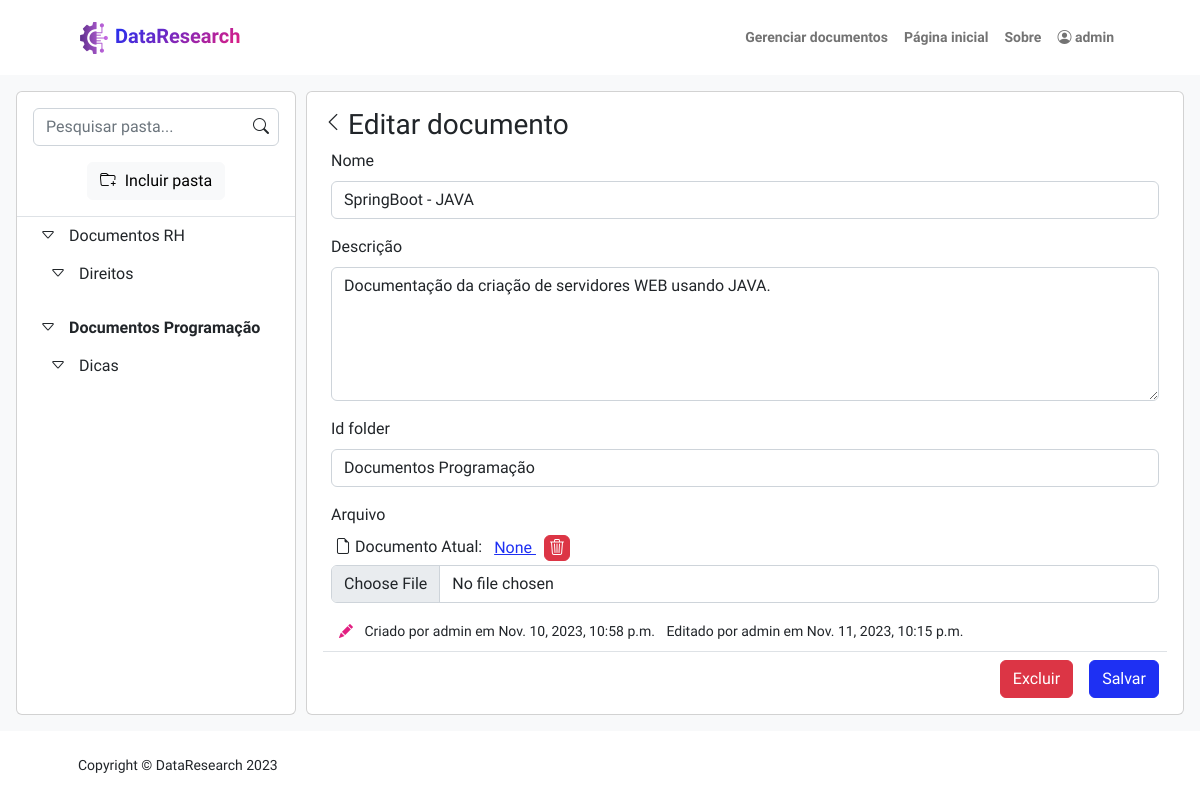
The app's page /documents/edit/40 (signed in) with its own data.
### documents/models.py (models this page shows, shortened)
class Folder(models.Model):
    id = models.AutoField(verbose_name="Sequência", primary_key=True, auto_created=True)
    name = models.CharField(verbose_name='Nome', max_length=50)
    id_parent_dir = models.ForeignKey('self', on_delete=models.CASCADE, null=True, blank=True)
    def __str__(self):
        return self.name
    def create_folder_tree():
        def get_child(parent):
            children = Folder.objects.all().filter(id_parent_dir=parent['id'])
            for child in children:
                if ('children' not in parent):
                    parent['children'] = []
                parent['children'].append(get_child({'id': child.id, 'name': child.name, 'parent': parent['id']}))
            return parent
        directories = Folder.objects.all().filter(id_parent_dir=None)
        dirTree = []
        for dir in directories:
            dirTree.append(get_child({'id': dir.id, 'name': dir.name, 'parent': None}))
        return dirTree

class File(models.Model):
    def file_directory_path(instance, filename):
        return f"{instance.user_created}/{filename}"
    id = models.AutoField(verbose_name="Seq.", primary_key=True, auto_created=True)
    name = models.CharField(verbose_name='Nome', max_length=255)
    file = models.FileField(verbose_name='Arquivo', upload_to=file_directory_path)
    description = models.TextField(verbose_name='Descrição', max_length=255)
    id_folder = models.ForeignKey(Folder, on_delete=models.PROTECT, verbose_name='Pasta', related_name='pasta')
    dt_created = models.DateTimeField(verbose_name='Data de criação', auto_now_add=True, null=True)
    dt_updated = models.DateTimeField(verbose_name='Data de atualização', auto_now=True, null=True)
    user_created = models.ForeignKey(User, on_delete= models.CASCADE, verbose_name='Criado por: ', related_name='usuario_criacao', null=True)
    user_updated = models.ForeignKey(User, on_delete= models.CASCADE, verbose_name='Atualizado por: ', related_name='usuario_atualizacao', null=True)
    def filename(self):
        if not self.file or not os.path.isfile(self.file.path):
            return None
        return os.path.basename(self.file.name)

### documents/views.py (the view)
# urls.py: path('edit/<int:pk>', views.document_add_edit, name='edit'),
@login_required(redirect_field_name="users:login")
def document_add_edit(request, pk = None):
    if request.POST or request.FILES:
        result = {
            'saved': False
        }
        if (pk is None):
            form = FileForm(data = request.POST)
        else:
            documentModel = get_object_or_404(File, pk=pk)
            form = FileForm(data = request.POST, instance= documentModel)
        if (form.is_valid()):
            try:
                document = form.save(commit=False)
                if (request.POST.get('delete_file') == 'true'):
                    if document.file:
                        if os.path.isfile(document.file.path):
                            os.remove(document.file.path)
                            document.file = None
                filepath = request.FILES.get('file', False)
                if (filepath):
                    if (not filepath.name.upper().endswith('PDF')):
                        result['error'] = 'O arquivo não é um PDF.'
                        return JsonResponse(result)
                    document.file = filepath
                if (document.pk):
                    document.user_updated = request.user
                else:
                    document.user_created = request.user
                document.save()
                OpenIAService().appendInstance(document)
                if (filepath):
                    OpenIAService().appendFile(document)
                result['saved'] = True
            except Exception as a:
                result['error'] = str(a)
            return JsonResponse(result)
    else:
        if (pk is None):
            form = FileForm()
            setattr(form, 'form_url', '/documents/add/')
            setattr(form, 'form_title', 'Adicionar documento ')
        else:
            documentModel = get_object_or_404(File, pk=pk)
            form = FileForm(instance = documentModel)
            setattr(form, 'form_url', f'/documents/edit/{pk}')
            setattr(form, 'form_title', 'Editar documento ')
    return render(request, "documents/add_edit.html", {"form": form, 'folders': Folder.create_folder_tree(), 'folders_list' : Folder.objects.all()})

### documents/forms.py
class FileForm(forms.ModelForm ):
    id = forms.CharField(max_length=255, widget=forms.HiddenInput(), required=False)
    name = forms.CharField(label='Nome', max_length=255)
    description = forms.CharField(label='Descrição', max_length=255, widget= forms.Textarea(attrs={'rows':5}))
    file = forms.FileField(label='Arquivo', required=False)
    id_folder = forms.ModelChoiceField(queryset=Folder.objects.all())
    class Meta:
        model = File
        exclude = ['dt_created', 'dt_updated', 'user_created', 'user_updated']
    field_order = ['id','name', 'description', 'id_folder', 'file']

### documents/templatetags/controllForms.py (called while the page is built)
@register.filter('input_type')
def input_type(ob):
    return ob.field.widget.__class__.__name__

@register.filter(name='add_classes')
def add_classes(value, arg):
    css_classes = value.field.widget.attrs.get('class', '')
    if css_classes:
        css_classes = css_classes.split(' ')
    else:
        css_classes = []
    args = arg.split(' ')
    for a in args:
        if a not in css_classes:
            css_classes.append(a)
    return value.as_widget(attrs={'class': ' '.join(css_classes)})

### documents/templates/documents/add_edit.html (shortened to what this page needs)
{% extends "BuscaSemantica/base.html" %}
{% block content %}
{% load controllForms %}
    <div class="p-3 bg-light h-100">
        <div class="d-flex flex-row h-100">
            <div class="card d-flex flex-column flex-shrink-0 h-100" style="margin-right: 10px; width: 280px;">
                {% include "documents/folder-tree/folder-tree.html" with folder_tree=folders %}
            </div>
            <div class="card d-flex flex-column flex-shrink-0 p-3 h-100" style="width: calc(100% - 290px);">
                <div class='d-flex flex-row'>
                    <a class="nav-link" href="{% url 'documents:list' %}"><i class="bi bi-chevron-left" style="font-size: 1.25rem;margin-right:5px"></i></a>
                    <h3>{{form.form_title}}</h3>
                </div>
                <form id='form_document' style="height: calc(100% - 38px);" class=' d-flex flex-column' enctype="multipart/form-data">
                    <div class="overflow-auto border-bottom px-2 h-100" >
                        {% for field in form %}
                            {% if field|input_type == 'HiddenInput' %}
                                {{field}}
                            {% elif field.name == 'file'  %}
                                <div class="mb-3">
                                    <label for="{{field.name}}" class="form-label">{{field.label}}</label>
                                    {% if form.instance.file %}
                                    <div class='d-flex flex-row mb-1'>
                                        <i class="bi bi-file-earmark mx-1 text-decoration-none"> </i>
                                        <div class=''>
                                            <span> Documento Atual: </span>
                                            <a class="mx-2" href="/media/{{form.instance.file}}" download> {{form.instance.filename}} </a>
                                            <button type="button" data-bs-toggle="button" id="delete-file" class=" p-0 px-1 btn btn-danger">
                                                <i class="bi bi-trash3"></i>
                                            </button>
                                        </div>
                                    </div>
                                    {% endif %}
                                    <input type="file" accept="application/pdf" name="file" class="form-control" id="id_file">
                                </div>
                            {% else %}
                            <div class="mb-3">
                                <label for="{{field.name}}" class="form-label">{{field.label}}</label>
                                {{field|add_classes:'form-control'}}
                            </div>
                            {% endif %}
                        {% endfor %}
                        <p class="card-text">
                            <small class="text-body-secondary">
                                {% if form.instance.pk %}
                                <i class="bi bi-pencil-fill text-secondary px-2"></i>
                                <span>Criado por {{form.instance.user_created}} em {{form.instance.dt_created}} </span>
                                    {% if form.instance.user_updated %}
                                        <span class='mx-2'>Editado por {{form.instance.user_updated}} em {{form.instance.dt_updated}} </span>
                                    {% endif %}
                                {% endif %}
                            </small>
                        </p>
                    </div>
                    <div class='d-flex flex-row-reverse'>
                        <button type="submit" class="btn mt-2 mx-2 btn-primary">Salvar</button>
                        {% if form.instance.pk %}
                        <button type="button" data-bs-toggle="modal" data-bs-target="#delete_document" class="btn mt-2 mx-2 btn-danger">Excluir</button>
                        {% endif %}
                    </div>
                </form>
            </div>
        </div>
    </div>
{% endblock %}

### BuscaSemantica/templates/BuscaSemantica/base.html (shortened to what this page needs)
{% load static %}
<!DOCTYPE html>
<html lang="en">
    <head>
        <link href="https://cdn.jsdelivr.net/npm/bootstrap-icons@1.8.1/font/bootstrap-icons.css" rel="stylesheet" />
        <link href="{% static 'BuscaSemantica/css/style.css' %}" rel="stylesheet" />
    </head>
    <body class="d-flex flex-column h-100">
        <nav class="navbar navbar-expand-lg navbar-light bg-white py-3 ">
            <div class="container px-5">
                <a class="navbar-brand" href="/">
                    <img class="img-fluid" src="{% static 'BuscaSemantica/assets/logo_2.png' %}" alt="..." />
                    <span class="fw-bolder text-gradient">DataResearch</span>
                </a>
                <div class="collapse navbar-collapse" id="navbarSupportedContent">
                    <ul class="navbar-nav ms-auto mb-2 mb-lg-0 small fw-bolder">
                        {% if user.is_authenticated %}
                        <li class="nav-item">
                            <a class="nav-link" href="{% url 'documents:list' %}">
                                Gerenciar documentos
                            </a>
                        </li>
                        {% endif %}
                        <li class="nav-item"><a class="nav-link" href="/">Página inicial</a></li>
                        <li class="nav-item"><a class="nav-link" href="{% if user.is_authenticated %}/about/{% endif %}#about">Sobre</a></li>
                        {% if not user.is_authenticated %}
                        <li class="nav-item"><a class="nav-link" href="{% url 'users:login' %}">Entrar</a></li>
                        {% else %}
                        <li class="nav-item dropdown">
                            <a class="nav-link bi-person-circle" type="button" id="dropdownMenu2" data-bs-toggle="dropdown" aria-expanded="false">
                                {{user.get_username}}
                            </a>
                        {% endif %}
                    </ul>
                </div>
            </div>
        </nav>
        <main class="flex-shrink-0" style="height: calc(100% - 144px);">
            {% block content %}
			{% endblock%}
        </main>
        <footer class="bg-white py-4 mt-auto">
            <div class="container px-5">
                <div class="row align-items-center justify-content-between flex-column flex-sm-row">
                    <div class="col-auto"><div class="small m-0">Copyright &copy; DataResearch 2023</div></div>
                </div>
            </div>
        </footer>
    </body>
</html>

### documents/templates/documents/folder-tree/folder-tree-item.html
    {% for child in item %}
    <li class="mb-1" style='margin-left:10px'>
        <div class="dropdown-context-menu tree-item d-flex flex-row align-items-center" data-id="{{child.id}}" data-name="{{child.name}}" data-parent="{{child.parent|default_if_none:''}}" >
            <button class="btn btn-toggle align-items-center rounded " data-bs-toggle="collapse" data-bs-target="#folder-{{child.id}}" aria-expanded="false">
                <i class="bi bi-caret-right"></i>
            </button>
            <span role="button" class='selection-element d-flex w-100'>{{child.name}}</span>
        </div>
        <div class="collapse show" id="folder-{{child.id}}">
            <ul class="list-unstyled btn-toggle-nav fw-normal pb-1">
            {% if child.children is not None %}
                {%include "documents/folder-tree/folder-tree-item.html" with item=child.children %}
            {% endif %}
            </ul>
        </div>
    </li>
    {% endfor %}

### records on screen
Folder: name "Documentos RH"
Folder: name "Direitos"
Folder: name "Documentos Programação"
Folder: name "Dicas"
File: form "SpringBoot - JAVA" "Documentação da criação de servidores WEB usando JAVA." "Documentos Programação", instance.filename "None", instance.user_created "admin", instance.dt_created "Nov. 10, 2023, 10:58 p.m.", instance.user_updated "admin", instance.dt_updated "Nov. 11, 2023, 10:15 p.m."

### other values on screen
{{ user.get_username }} "admin"
{{ field.label }} "Nome" "Descrição" "Id folder"
{{ field.label }} "Arquivo"
